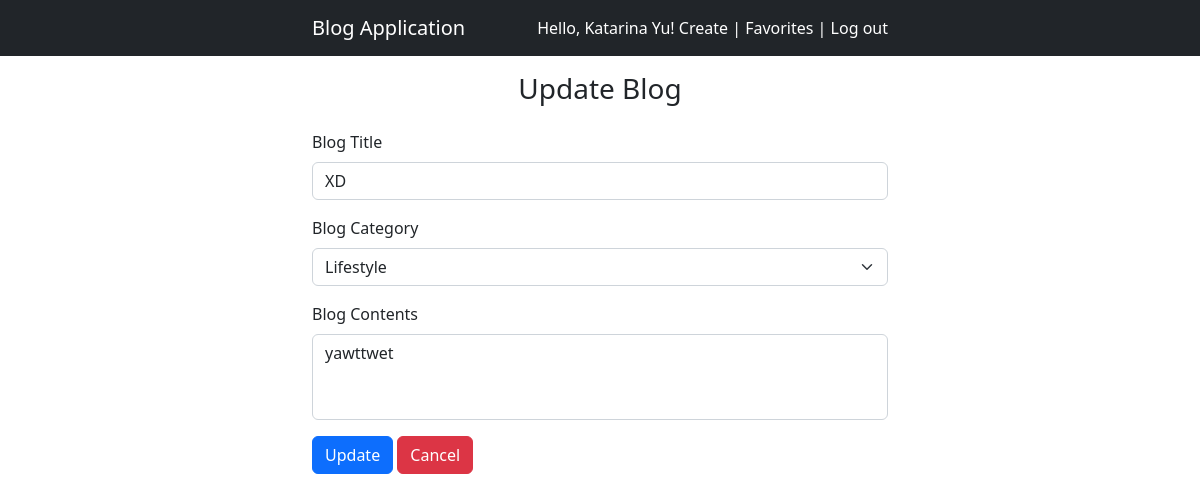
The page /update/9 (signed in) on the database its author committed.
### blog/models.py (models this page shows, shortened)
class Blog(models.Model):
    user = models.ForeignKey(User, on_delete=models.CASCADE, default = None)
    title = models.CharField(max_length=200)
    category = models.CharField(max_length=200)
    content = models.CharField(max_length=1000)
    created_at = models.DateTimeField('created_at', auto_now_add=True)

### blog/views.py (the view, shortened to what this page needs)
# urls.py: path('update/<int:id>', views.UpdateView.as_view(), name = 'update'),
@method_decorator(login_required(login_url='login'), name = 'dispatch')
class UpdateView(View):
    def get(self, request, id):
        template = 'blog/update.html'
        try:
            blog  = Blog.objects.get(pk = id, user__id = request.user.id)
        except Blog.DoesNotExist:
            return redirect('index')
        context = {
            'blog': blog
        }
        return render(request, template, context)

### blog/templates/blog/update.html (shortened to what this page needs)
{% extends 'base.html' %}
{% block content %}
<h3 class="mb-4 text-center">Update Blog</h3>
<form  method="POST">
    <div class="mb-3">
        <label for="title" class="form-label">Blog Title</label>
        <input type="text" class="form-control" id="title" name="title" required value="{{ blog.title }}">
    </div>
    <div class="mb-3">
        <label for="category" class="form-label">Blog Category</label>
        <select id="category" class="form-select" aria-label="category" name="category" required value="{{ blog.category }}">
            <option value="Lifestyle">Lifestyle</option>
          </select>
    </div>
    <div class="mb-3">
        <label for="content" class="form-label">Blog Contents</label>
        <textarea class="form-control resize-none" id="content" rows="3" name="content" required>{{ blog.content }}
        </textarea>
    </div>
    <div class="mb-3">
        <button class="btn btn-primary" type="submit">Update</button>
        <a href="{{ request.META.HTTP_REFERER }}" class="btn btn-danger text-white me-2">Cancel</a>
    </div>
</form>
{% endblock %}

### templates/navbar.html
<nav class="navbar navbar-dark navbar-expand-lg bg-dark fixed-top">
  <div class="mx-auto d-flex justify-content-between custom-width container">
    <a class="navbar-brand" href="{% url 'index' %}">Blog Application</a>
    {% if not request.user.is_anonymous %}
      <div>
        <span class="text-white">Hello, {{ request.user.first_name }} {{ request.user.last_name }}!</span>
        <a class="text-decoration-none text-white" href="{% url 'create' %}">Create</a>
        <span class="text-white"> | </span>
        <a class="text-decoration-none text-white" href="{% url 'favorites' %}">Favorites</a>
        <span class="text-white"> | </span>
        <a class="text-decoration-none text-white" href="{% url 'logout' %}">Log out</a>
      </div>
    {% else %}
      <div>
        <a class="text-decoration-none text-white" href="{% url 'login' %}">Log in</a>
        <span class="text-white"> | </span>
        <a class="text-decoration-none text-white" href="{% url 'signup' %}">Sign up</a>
      </div>
    {% endif %}
  </div>
</nav>

### blog/static/blog/style.css (style rules this page uses)
.resize-none { resize: none !important; }
.custom-width { width: 50%; }

### rows shown on the page
Blog: title "XD", category "Lifestyle", content "yawttwet"

### other values the page prints
{{ request.user.first_name }} "Katarina"
{{ request.user.last_name }} "Yu"
